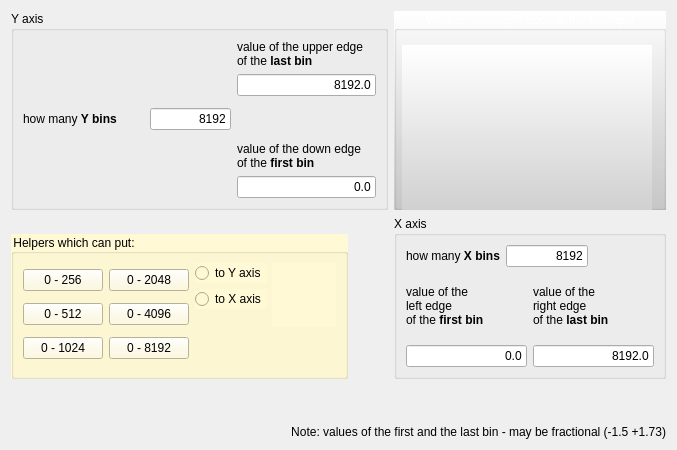
  <widget class="QWizardPage" name="wizardPage_2D_binning">
   <property name="title">
    <string>Binning 2D</string>
   </property>
   <property name="subTitle">
    <string>Specify the binning of your matrix</string>
   </property>
   <attribute name="pageId">
    <string notr="true">30</string>
   </attribute>
   <layout class="QVBoxLayout" name="verticalLayout_21">
    <item>
     <layout class="QGridLayout" name="gridLayout_4">
      <item row="0" column="0">
       <widget class="QGroupBox" name="groupBox_3">
        <property name="title">
         <string>Y axis</string>
        </property>
        <layout class="QGridLayout" name="gridLayout_3">
         <item row="0" column="0">
          <layout class="QVBoxLayout" name="verticalLayout_17">
           <item>
            <spacer name="verticalSpacer_3">
             <property name="orientation">
              <enum>Qt::Orientation::Vertical</enum>
             </property>
             <property name="sizeHint" stdset="0">
              <size>
               <width>20</width>
               <height>40</height>
              </size>
             </property>
            </spacer>
           </item>
           <item>
            <layout class="QHBoxLayout" name="horizontalLayout_8" stretch="3,2">
             <item>
              <widget class="QLabel" name="textLabel1_3_3">
               <property name="text">
                <string>&lt;html&gt;&lt;head/&gt;&lt;body&gt;&lt;p&gt;how many &lt;span style=&quot; font-weight:600;&quot;&gt;Y bins&lt;/span&gt;&lt;/p&gt;&lt;/body&gt;&lt;/html&gt;</string>
               </property>
               <property name="wordWrap">
                <bool>false</bool>
               </property>
              </widget>
             </item>
             <item>
              <widget class="QLineEdit" name="lineEdit_bins_y">
               <property name="enabled">
                <bool>true</bool>
               </property>
               <property name="text">
                <string>8192</string>
               </property>
               <property name="maxLength">
                <number>8</number>
               </property>
               <property name="alignment">
                <set>Qt::AlignmentFlag::AlignRight</set>
               </property>
              </widget>
             </item>
            </layout>
           </item>
           <item>
            <spacer name="verticalSpacer_6">
             <property name="orientation">
              <enum>Qt::Orientation::Vertical</enum>
             </property>
             <property name="sizeHint" stdset="0">
              <size>
               <width>20</width>
               <height>40</height>
              </size>
             </property>
            </spacer>
           </item>
          </layout>
         </item>
         <item row="0" column="1">
          <layout class="QVBoxLayout" name="verticalLayout_16">
           <item>
            <layout class="QVBoxLayout" name="verticalLayout_9">
             <item>
              <layout class="QVBoxLayout" name="_13">
               <item>
                <widget class="QLabel" name="textLabel1_2_2_2_2">
                 <property name="text">
                  <string>&lt;html&gt;&lt;head/&gt;&lt;body&gt;&lt;p&gt;value of the upper edge &lt;br/&gt;of the &lt;span style=&quot; font-weight:600;&quot;&gt;last bin&lt;/span&gt;&lt;/p&gt;&lt;/body&gt;&lt;/html&gt;</string>
                 </property>
                 <property name="alignment">
                  <set>Qt::AlignmentFlag::AlignVCenter</set>
                 </property>
                 <property name="wordWrap">
                  <bool>false</bool>
                 </property>
                </widget>
               </item>
               <item>
                <widget class="QLineEdit" name="lineEdit_last_bin_y">
                 <property name="text">
                  <string>8192.0</string>
                 </property>
                 <property name="alignment">
                  <set>Qt::AlignmentFlag::AlignRight</set>
                 </property>
                </widget>
               </item>
              </layout>
             </item>
             <item>
              <spacer name="verticalSpacer_5">
               <property name="orientation">
                <enum>Qt::Orientation::Vertical</enum>
               </property>
               <property name="sizeHint" stdset="0">
                <size>
                 <width>20</width>
                 <height>40</height>
                </size>
               </property>
              </spacer>
             </item>
            </layout>
           </item>
           <item>
            <layout class="QVBoxLayout" name="verticalLayout_8">
             <item>
              <widget class="QLabel" name="textLabel1_2_3_2">
               <property name="text">
                <string>&lt;html&gt;&lt;head/&gt;&lt;body&gt;&lt;p&gt;value of the down edge &lt;br/&gt;of the &lt;span style=&quot; font-weight:600;&quot;&gt;first bin&lt;/span&gt;&lt;/p&gt;&lt;/body&gt;&lt;/html&gt;</string>
               </property>
               <property name="alignment">
                <set>Qt::AlignmentFlag::AlignVCenter</set>
               </property>
               <property name="wordWrap">
                <bool>false</bool>
               </property>
              </widget>
             </item>
             <item>
              <widget class="QLineEdit" name="lineEdit_first_bin_y">
               <property name="text">
                <string>0.0</string>
               </property>
               <property name="maxLength">
                <number>8</number>
               </property>
               <property name="alignment">
                <set>Qt::AlignmentFlag::AlignRight</set>
               </property>
              </widget>
             </item>
            </layout>
           </item>
          </layout>
         </item>
        </layout>
       </widget>
      </item>
      <item row="0" column="1">
       <widget class="QGroupBox" name="groupBox_2">
        <property name="styleSheet">
         <string notr="true">background-color: qlineargradient(spread:pad, x1:0, y1:1, x2:0, y2:0, stop:0 rgba(200, 200,200, 255), stop:1 rgba(255, 255, 255, 255));
color: rgb(255, 255, 255);</string>
        </property>
        <property name="title">
         <string>What is &quot;binning&quot;? Look at the example</string>
        </property>
        <property name="alignment">
         <set>Qt::AlignmentFlag::AlignCenter</set>
        </property>
        <property name="flat">
         <bool>false</bool>
        </property>
        <widget class="QLabel" name="pixmapLabel1_2">
         <property name="geometry">
          <rect>
           <x>8</x>
           <y>34</y>
           <width>250</width>
           <height>194</height>
          </rect>
         </property>
         <property name="sizePolicy">
          <sizepolicy hsizetype="Fixed" vsizetype="Fixed">
           <horstretch>0</horstretch>
           <verstretch>0</verstretch>
          </sizepolicy>
         </property>
         <property name="maximumSize">
          <size>
           <width>250</width>
           <height>200</height>
          </size>
         </property>
         <property name="pixmap">
          <pixmap resource="greware_icons.qrc">:/images/images/2d_binning.png</pixmap>
         </property>
         <property name="scaledContents">
          <bool>true</bool>
         </property>
         <property name="alignment">
          <set>Qt::AlignmentFlag::AlignCenter</set>
         </property>
         <property name="wordWrap">
          <bool>false</bool>
         </property>
         <property name="margin">
          <number>10</number>
         </property>
        </widget>
       </widget>
      </item>
      <item row="1" column="0">
       <layout class="QVBoxLayout" name="verticalLayout_20">
        <item>
         <spacer name="verticalSpacer_10">
          <property name="orientation">
           <enum>Qt::Orientation::Vertical</enum>
          </property>
          <property name="sizeHint" stdset="0">
           <size>
            <width>20</width>
            <height>18</height>
           </size>
          </property>
         </spacer>
        </item>
        <item>
         <layout class="QHBoxLayout" name="horizontalLayout_9">
          <item>
           <widget class="QGroupBox" name="groupBox_5">
            <property name="styleSheet">
             <string notr="true">background-color: rgb(255, 249, 213);</string>
            </property>
            <property name="title">
             <string>Helpers which can put:</string>
            </property>
            <layout class="QHBoxLayout" name="horizontalLayout_26">
             <item>
              <layout class="QHBoxLayout" name="horizontalLayout_25">
               <item>
                <layout class="QGridLayout" name="gridLayout_2">
                 <item row="0" column="0">
                  <widget class="QPushButton" name="pushButton_256_M">
                   <property name="text">
                    <string>0 - 256</string>
                   </property>
                  </widget>
                 </item>
                 <item row="0" column="1">
                  <widget class="QPushButton" name="pushButton_2048_M">
                   <property name="text">
                    <string>0 - 2048</string>
                   </property>
                  </widget>
                 </item>
                 <item row="1" column="0">
                  <widget class="QPushButton" name="pushButton_512_M">
                   <property name="text">
                    <string>0 - 512</string>
                   </property>
                  </widget>
                 </item>
                 <item row="1" column="1">
                  <widget class="QPushButton" name="pushButton_4096_M">
                   <property name="text">
                    <string>0 - 4096</string>
                   </property>
                  </widget>
                 </item>
                 <item row="2" column="0">
                  <widget class="QPushButton" name="pushButton_1024_M">
                   <property name="text">
                    <string>0 - 1024</string>
                   </property>
                  </widget>
                 </item>
                 <item row="2" column="1">
                  <widget class="QPushButton" name="pushButton_8192_M">
                   <property name="text">
                    <string>0 - 8192</string>
                   </property>
                  </widget>
                 </item>
                </layout>
               </item>
               <item>
                <layout class="QVBoxLayout" name="verticalLayout_10">
                 <item>
                  <widget class="QRadioButton" name="radioButton_y">
                   <property name="text">
                    <string>to Y axis</string>
                   </property>
                   <property name="icon">
                    <iconset resource="greware_icons.qrc">
                     <normaloff>:/images/images/arrow_up_normal.xcf</normaloff>:/images/images/arrow_up_normal.xcf</iconset>
                   </property>
                  </widget>
                 </item>
                 <item>
                  <widget class="QRadioButton" name="radioButton_x">
                   <property name="text">
                    <string>to X axis</string>
                   </property>
                   <property name="icon">
                    <iconset resource="greware_icons.qrc">
                     <normaloff>:/images/images/arrow_right_normal.xcf</normaloff>:/images/images/arrow_right_normal.xcf</iconset>
                   </property>
                  </widget>
                 </item>
                 <item>
                  <spacer name="verticalSpacer_9">
                   <property name="orientation">
                    <enum>Qt::Orientation::Vertical</enum>
                   </property>
                   <property name="sizeHint" stdset="0">
                    <size>
                     <width>20</width>
                     <height>40</height>
                    </size>
                   </property>
                  </spacer>
                 </item>
                </layout>
               </item>
               <item>
                <layout class="QVBoxLayout" name="verticalLayout_19">
                 <item>
                  <widget class="QLabel" name="label_arrow_up">
                   <property name="minimumSize">
                    <size>
                     <width>64</width>
                     <height>64</height>
                    </size>
                   </property>
                   <property name="maximumSize">
                    <size>
                     <width>64</width>
                     <height>64</height>
                    </size>
                   </property>
                   <property name="text">
                    <string/>
                   </property>
                   <property name="pixmap">
                    <pixmap resource="greware_icons.qrc">:/images/images/arrow_up_normal.xcf</pixmap>
                   </property>
                   <property name="scaledContents">
                    <bool>true</bool>
                   </property>
                  </widget>
                 </item>
                 <item>
                  <spacer name="verticalSpacer_8">
                   <property name="orientation">
                    <enum>Qt::Orientation::Vertical</enum>
                   </property>
                   <property name="sizeHint" stdset="0">
                    <size>
                     <width>20</width>
                     <height>40</height>
                    </size>
                   </property>
                  </spacer>
                 </item>
                </layout>
               </item>
              </layout>
             </item>
            </layout>
           </widget>
          </item>
          <item>
           <spacer name="horizontalSpacer_5">
            <property name="orientation">
             <enum>Qt::Orientation::Horizontal</enum>
            </property>
            <property name="sizeHint" stdset="0">
             <size>
              <width>40</width>
              <height>20</height>
             </size>
            </property>
           </spacer>
          </item>
         </layout>
        </item>
       </layout>
      </item>
      <item row="1" column="1">
       <widget class="QGroupBox" name="groupBox_Xaxis">
        <property name="title">
         <string>X axis</string>
        </property>
        <property name="flat">
         <bool>false</bool>
        </property>
        <layout class="QVBoxLayout" name="verticalLayout_7">
         <item>
          <layout class="QHBoxLayout" name="horizontalLayout_7" stretch="3,5,4">
           <item>
            <widget class="QLabel" name="textLabel1_3">
             <property name="text">
              <string>&lt;html&gt;&lt;head/&gt;&lt;body&gt;&lt;p&gt;how many &lt;span style=&quot; font-weight:600;&quot;&gt;X bins&lt;/span&gt;&lt;/p&gt;&lt;/body&gt;&lt;/html&gt;</string>
             </property>
             <property name="alignment">
              <set>Qt::AlignmentFlag::AlignJustify|Qt::AlignmentFlag::AlignVCenter</set>
             </property>
             <property name="wordWrap">
              <bool>false</bool>
             </property>
            </widget>
           </item>
           <item>
            <widget class="QLineEdit" name="lineEdit_bins_x2">
             <property name="text">
              <string>8192</string>
             </property>
             <property name="maxLength">
              <number>8</number>
             </property>
             <property name="alignment">
              <set>Qt::AlignmentFlag::AlignRight</set>
             </property>
            </widget>
           </item>
           <item>
            <spacer name="horizontalSpacer_4">
             <property name="orientation">
              <enum>Qt::Orientation::Horizontal</enum>
             </property>
             <property name="sizeHint" stdset="0">
              <size>
               <width>40</width>
               <height>20</height>
              </size>
             </property>
            </spacer>
           </item>
          </layout>
         </item>
         <item>
          <layout class="QHBoxLayout" name="horizontalLayout_6" stretch="0,0">
           <item>
            <layout class="QVBoxLayout" name="verticalLayout_6">
             <item>
              <widget class="QLabel" name="textLabel1_2_3">
               <property name="text">
                <string>&lt;html&gt;&lt;head/&gt;&lt;body&gt;&lt;p&gt;value of the&lt;br/&gt;left edge &lt;br/&gt;of the &lt;span style=&quot; font-weight:600;&quot;&gt;first bin&lt;/span&gt;&lt;/p&gt;&lt;/body&gt;&lt;/html&gt;</string>
               </property>
               <property name="alignment">
                <set>Qt::AlignmentFlag::AlignVCenter</set>
               </property>
               <property name="wordWrap">
                <bool>false</bool>
               </property>
              </widget>
             </item>
             <item>
              <widget class="QLineEdit" name="lineEdit_first_bin_x2">
               <property name="text">
                <string>0.0</string>
               </property>
               <property name="maxLength">
                <number>8</number>
               </property>
               <property name="alignment">
                <set>Qt::AlignmentFlag::AlignRight</set>
               </property>
              </widget>
             </item>
            </layout>
           </item>
           <item>
            <layout class="QVBoxLayout" name="_9">
             <item>
              <widget class="QLabel" name="textLabel1_2_2_2">
               <property name="text">
                <string>&lt;html&gt;&lt;head/&gt;&lt;body&gt;&lt;p&gt;value of the&lt;br/&gt;right edge &lt;br/&gt;of the &lt;span style=&quot; font-weight:600;&quot;&gt;last bin&lt;/span&gt;&lt;/p&gt;&lt;/body&gt;&lt;/html&gt;</string>
               </property>
               <property name="alignment">
                <set>Qt::AlignmentFlag::AlignVCenter</set>
               </property>
               <property name="wordWrap">
                <bool>false</bool>
               </property>
              </widget>
             </item>
             <item>
              <widget class="QLineEdit" name="lineEdit_last_bin_x2">
               <property name="text">
                <string>8192.0</string>
               </property>
               <property name="alignment">
                <set>Qt::AlignmentFlag::AlignRight</set>
               </property>
              </widget>
             </item>
            </layout>
           </item>
          </layout>
         </item>
        </layout>
       </widget>
      </item>
     </layout>
    </item>
    <item>
     <spacer name="verticalSpacer_4">
      <property name="orientation">
       <enum>Qt::Orientation::Vertical</enum>
      </property>
      <property name="sizeHint" stdset="0">
       <size>
        <width>20</width>
        <height>40</height>
       </size>
      </property>
     </spacer>
    </item>
    <item>
     <widget class="QLabel" name="textLabel1_6_3">
      <property name="text">
       <string>&lt;html&gt;&lt;head/&gt;&lt;body&gt;&lt;p align=&quot;right&quot;&gt;Note: values of the first and the last bin - may be fractional (-1.5 +1.73)&lt;/p&gt;&lt;/body&gt;&lt;/html&gt;</string>
      </property>
      <property name="wordWrap">
       <bool>false</bool>
      </property>
     </widget>
    </item>
   </layout>
  </widget>
